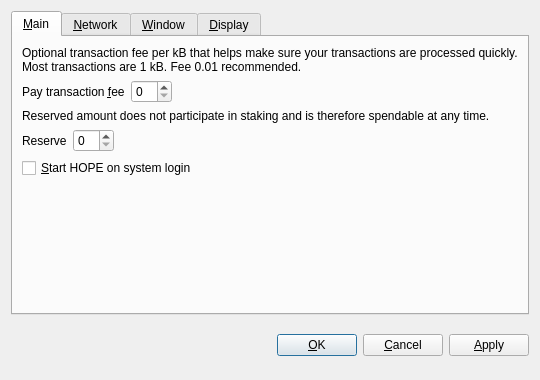
<?xml version="1.0" encoding="UTF-8"?>
<ui version="4.0">
 <class>OptionsDialog</class>
 <widget class="QDialog" name="OptionsDialog">
  <property name="geometry">
   <rect>
    <x>0</x>
    <y>0</y>
    <width>540</width>
    <height>380</height>
   </rect>
  </property>
  <property name="windowTitle">
   <string>Options</string>
  </property>
  <property name="modal">
   <bool>true</bool>
  </property>
  <layout class="QVBoxLayout" name="verticalLayout">
   <item>
    <widget class="QTabWidget" name="tabWidget">
     <property name="tabPosition">
      <enum>QTabWidget::North</enum>
     </property>
     <property name="currentIndex">
      <number>0</number>
     </property>
     <widget class="QWidget" name="tabMain">
      <attribute name="title">
       <string>&amp;Main</string>
      </attribute>
      <layout class="QVBoxLayout" name="verticalLayout_Main">
       <item>
        <widget class="QLabel" name="transactionFeeInfoLabel">
         <property name="text">
          <string>Optional transaction fee per kB that helps make sure your transactions are processed quickly. Most transactions are 1 kB. Fee 0.01 recommended.</string>
         </property>
         <property name="textFormat">
          <enum>Qt::PlainText</enum>
         </property>
         <property name="wordWrap">
          <bool>true</bool>
         </property>
        </widget>
       </item>
       <item>
        <layout class="QHBoxLayout" name="horizontalLayoutFee">
         <item>
          <widget class="QLabel" name="transactionFeeLabel">
           <property name="text">
            <string>Pay transaction &amp;fee</string>
           </property>
           <property name="textFormat">
            <enum>Qt::PlainText</enum>
           </property>
           <property name="buddy">
            <cstring>transactionFee</cstring>
           </property>
          </widget>
         </item>
         <item>
          <widget class="BitcoinAmountField" name="transactionFee"/>
         </item>
         <item>
          <spacer name="horizontalSpacerFee">
           <property name="orientation">
            <enum>Qt::Horizontal</enum>
           </property>
           <property name="sizeHint" stdset="0">
            <size>
             <width>40</width>
             <height>20</height>
            </size>
           </property>
          </spacer>
         </item>
        </layout>
       </item>
       <item>
        <widget class="QLabel" name="reserveBalanceInfoLabel">
         <property name="text">
          <string>Reserved amount does not participate in staking and is therefore spendable at any time.</string>
         </property>
         <property name="textFormat">
          <enum>Qt::PlainText</enum>
         </property>
         <property name="wordWrap">
          <bool>true</bool>
         </property>
        </widget>
       </item>
       <item>
        <layout class="QHBoxLayout" name="horizontalLayoutReserveBalance">
         <item>
          <widget class="QLabel" name="reserveBalanceLabel">
           <property name="text">
            <string>Reserve</string>
           </property>
           <property name="textFormat">
            <enum>Qt::PlainText</enum>
           </property>
           <property name="buddy">
            <cstring>reserveBalance</cstring>
           </property>
          </widget>
         </item>
         <item>
          <widget class="BitcoinAmountField" name="reserveBalance"/>
         </item>
         <item>
          <spacer name="horizontalSpacerReserveBalance">
           <property name="orientation">
            <enum>Qt::Horizontal</enum>
           </property>
           <property name="sizeHint" stdset="0">
            <size>
             <width>40</width>
             <height>20</height>
            </size>
           </property>
          </spacer>
         </item>
        </layout>
       </item>
       <item>
        <widget class="QCheckBox" name="bitcoinAtStartup">
         <property name="toolTip">
          <string>Automatically start HOPE after logging in to the system.</string>
         </property>
         <property name="text">
          <string>&amp;Start HOPE on system login</string>
         </property>
        </widget>
       </item>
       <item>
        <spacer name="verticalSpacer_Main">
         <property name="orientation">
          <enum>Qt::Vertical</enum>
         </property>
         <property name="sizeHint" stdset="0">
          <size>
           <width>20</width>
           <height>40</height>
          </size>
         </property>
        </spacer>
       </item>
      </layout>
     </widget>
     <widget class="QWidget" name="tabNetwork">
      <attribute name="title">
       <string>&amp;Network</string>
      </attribute>
      <layout class="QVBoxLayout" name="verticalLayout_Network">
       <item>
        <widget class="QCheckBox" name="mapPortUpnp">
         <property name="toolTip">
          <string>Automatically open the HOPE client port on the router. This only works when your router supports UPnP and it is enabled.</string>
         </property>
         <property name="text">
          <string>Map port using &amp;UPnP</string>
         </property>
        </widget>
       </item>
       <item>
        <widget class="QCheckBox" name="connectSocks">
         <property name="toolTip">
          <string>Connect to the HOPE network through a SOCKS proxy (e.g. when connecting through Tor).</string>
         </property>
         <property name="text">
          <string>&amp;Connect through SOCKS proxy:</string>
         </property>
        </widget>
       </item>
       <item>
        <layout class="QHBoxLayout" name="horizontalLayout_Network">
         <item>
          <widget class="QLabel" name="proxyIpLabel">
           <property name="text">
            <string>Proxy &amp;IP:</string>
           </property>
           <property name="textFormat">
            <enum>Qt::PlainText</enum>
           </property>
           <property name="buddy">
            <cstring>proxyIp</cstring>
           </property>
          </widget>
         </item>
         <item>
          <widget class="QValidatedLineEdit" name="proxyIp">
           <property name="maximumSize">
            <size>
             <width>140</width>
             <height>16777215</height>
            </size>
           </property>
           <property name="toolTip">
            <string>IP address of the proxy (e.g. 127.0.0.1)</string>
           </property>
          </widget>
         </item>
         <item>
          <widget class="QLabel" name="proxyPortLabel">
           <property name="text">
            <string>&amp;Port:</string>
           </property>
           <property name="textFormat">
            <enum>Qt::PlainText</enum>
           </property>
           <property name="buddy">
            <cstring>proxyPort</cstring>
           </property>
          </widget>
         </item>
         <item>
          <widget class="QLineEdit" name="proxyPort">
           <property name="maximumSize">
            <size>
             <width>55</width>
             <height>16777215</height>
            </size>
           </property>
           <property name="toolTip">
            <string>Port of the proxy (e.g. 9050)</string>
           </property>
          </widget>
         </item>
         <item>
          <widget class="QLabel" name="socksVersionLabel">
           <property name="text">
            <string>SOCKS &amp;Version:</string>
           </property>
           <property name="textFormat">
            <enum>Qt::PlainText</enum>
           </property>
           <property name="buddy">
            <cstring>socksVersion</cstring>
           </property>
          </widget>
         </item>
         <item>
          <widget class="QValueComboBox" name="socksVersion">
           <property name="toolTip">
            <string>SOCKS version of the proxy (e.g. 5)</string>
           </property>
          </widget>
         </item>
         <item>
          <spacer name="horizontalSpacer_Network">
           <property name="orientation">
            <enum>Qt::Horizontal</enum>
           </property>
           <property name="sizeHint" stdset="0">
            <size>
             <width>40</width>
             <height>20</height>
            </size>
           </property>
          </spacer>
         </item>
        </layout>
       </item>
       <item>
        <spacer name="verticalSpacer_Network">
         <property name="orientation">
          <enum>Qt::Vertical</enum>
         </property>
         <property name="sizeHint" stdset="0">
          <size>
           <width>20</width>
           <height>40</height>
          </size>
         </property>
        </spacer>
       </item>
      </layout>
     </widget>
     <widget class="QWidget" name="tabWindow">
      <attribute name="title">
       <string>&amp;Window</string>
      </attribute>
      <layout class="QVBoxLayout" name="verticalLayout_Window">
       <item>
        <widget class="QCheckBox" name="minimizeToTray">
         <property name="toolTip">
          <string>Show only a tray icon after minimizing the window.</string>
         </property>
         <property name="text">
          <string>&amp;Minimize to the tray instead of the taskbar</string>
         </property>
        </widget>
       </item>
       <item>
        <widget class="QCheckBox" name="minimizeOnClose">
         <property name="toolTip">
          <string>Minimize instead of exit the application when the window is closed. When this option is enabled, the application will be closed only after selecting Quit in the menu.</string>
         </property>
         <property name="text">
          <string>M&amp;inimize on close</string>
         </property>
        </widget>
       </item>
       <item>
        <spacer name="verticalSpacer_Window">
         <property name="orientation">
          <enum>Qt::Vertical</enum>
         </property>
         <property name="sizeHint" stdset="0">
          <size>
           <width>20</width>
           <height>40</height>
          </size>
         </property>
        </spacer>
       </item>
      </layout>
     </widget>
     <widget class="QWidget" name="tabDisplay">
      <attribute name="title">
       <string>&amp;Display</string>
      </attribute>
      <layout class="QVBoxLayout" name="verticalLayout_Display">
       <item>
        <layout class="QHBoxLayout" name="horizontalLayout_1_Display">
         <item>
          <widget class="QLabel" name="langLabel">
           <property name="text">
            <string>User Interface &amp;language:</string>
           </property>
           <property name="textFormat">
            <enum>Qt::PlainText</enum>
           </property>
           <property name="buddy">
            <cstring>lang</cstring>
           </property>
          </widget>
         </item>
         <item>
          <widget class="QValueComboBox" name="lang">
           <property name="toolTip">
            <string>The user interface language can be set here. This setting will take effect after restarting HOPE.</string>
           </property>
          </widget>
         </item>
        </layout>
       </item>
       <item>
        <layout class="QHBoxLayout" name="horizontalLayout_2_Display">
         <item>
          <widget class="QLabel" name="unitLabel">
           <property name="text">
            <string>&amp;Unit to show amounts in:</string>
           </property>
           <property name="textFormat">
            <enum>Qt::PlainText</enum>
           </property>
           <property name="buddy">
            <cstring>unit</cstring>
           </property>
          </widget>
         </item>
         <item>
          <widget class="QValueComboBox" name="unit">
           <property name="toolTip">
            <string>Choose the default subdivision unit to show in the interface and when sending coins.</string>
           </property>
          </widget>
         </item>
        </layout>
       </item>
       <item>
        <widget class="QCheckBox" name="displayAddresses">
         <property name="toolTip">
          <string>Whether to show HOPE addresses in the transaction list or not.</string>
         </property>
         <property name="text">
          <string>&amp;Display addresses in transaction list</string>
         </property>
        </widget>
       </item>
       <item>
        <widget class="QCheckBox" name="coinControlFeatures">
         <property name="toolTip">
          <string>Whether to show coin control features or not.</string>
         </property>
         <property name="text">
          <string>Display coin &amp;control features (experts only!)</string>
         </property>
        </widget>
       </item>
       <item>
        <spacer name="verticalSpacer_Display">
         <property name="orientation">
          <enum>Qt::Vertical</enum>
         </property>
         <property name="sizeHint" stdset="0">
          <size>
           <width>20</width>
           <height>40</height>
          </size>
         </property>
        </spacer>
       </item>
      </layout>
     </widget>
    </widget>
   </item>
   <item>
    <layout class="QHBoxLayout" name="horizontalLayout_Buttons">
     <item>
      <spacer name="horizontalSpacer_1">
       <property name="orientation">
        <enum>Qt::Horizontal</enum>
       </property>
       <property name="sizeHint" stdset="0">
        <size>
         <width>40</width>
         <height>48</height>
        </size>
       </property>
      </spacer>
     </item>
     <item>
      <widget class="QLabel" name="statusLabel">
       <property name="font">
        <font>
         <weight>75</weight>
         <bold>true</bold>
        </font>
       </property>
       <property name="text">
        <string/>
       </property>
       <property name="textFormat">
        <enum>Qt::PlainText</enum>
       </property>
       <property name="wordWrap">
        <bool>true</bool>
       </property>
      </widget>
     </item>
     <item>
      <spacer name="horizontalSpacer_2">
       <property name="orientation">
        <enum>Qt::Horizontal</enum>
       </property>
       <property name="sizeHint" stdset="0">
        <size>
         <width>40</width>
         <height>48</height>
        </size>
       </property>
      </spacer>
     </item>
     <item>
      <widget class="QPushButton" name="okButton">
       <property name="text">
        <string>&amp;OK</string>
       </property>
      </widget>
     </item>
     <item>
      <widget class="QPushButton" name="cancelButton">
       <property name="text">
        <string>&amp;Cancel</string>
       </property>
       <property name="autoDefault">
        <bool>false</bool>
       </property>
      </widget>
     </item>
     <item>
      <widget class="QPushButton" name="applyButton">
       <property name="text">
        <string>&amp;Apply</string>
       </property>
       <property name="autoDefault">
        <bool>false</bool>
       </property>
      </widget>
     </item>
    </layout>
   </item>
  </layout>
 </widget>
 <customwidgets>
  <customwidget>
   <class>BitcoinAmountField</class>
   <extends>QSpinBox</extends>
   <header>bitcoinamountfield.h</header>
  </customwidget>
  <customwidget>
   <class>QValueComboBox</class>
   <extends>QComboBox</extends>
   <header>qvaluecombobox.h</header>
  </customwidget>
  <customwidget>
   <class>QValidatedLineEdit</class>
   <extends>QLineEdit</extends>
   <header>qvalidatedlineedit.h</header>
  </customwidget>
 </customwidgets>
 <resources/>
 <connections/>
</ui>
